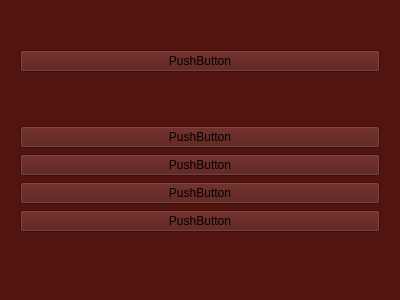
<?xml version="1.0" encoding="UTF-8"?>
<ui version="4.0">
 <class>Form</class>
 <widget class="QWidget" name="Form">
  <property name="geometry">
   <rect>
    <x>0</x>
    <y>0</y>
    <width>400</width>
    <height>300</height>
   </rect>
  </property>
  <property name="windowTitle">
   <string>Form</string>
  </property>
  <property name="styleSheet">
   <string notr="true">background-color: rgb(81, 20, 15)</string>
  </property>
  <layout class="QVBoxLayout" name="verticalLayout_2">
   <item>
    <widget class="QWidget" name="widget" native="true">
     <property name="minimumSize">
      <size>
       <width>0</width>
       <height>100</height>
      </size>
     </property>
     <layout class="QHBoxLayout" name="horizontalLayout_2">
      <item>
       <widget class="QPushButton" name="pushButton">
        <property name="text">
         <string>PushButton</string>
        </property>
       </widget>
      </item>
     </layout>
    </widget>
   </item>
   <item>
    <widget class="QWidget" name="widget_2" native="true">
     <layout class="QVBoxLayout" name="verticalLayout">
      <item>
       <widget class="QPushButton" name="pushButton_2">
        <property name="text">
         <string>PushButton</string>
        </property>
       </widget>
      </item>
      <item>
       <widget class="QPushButton" name="pushButton_5">
        <property name="text">
         <string>PushButton</string>
        </property>
       </widget>
      </item>
      <item>
       <widget class="QPushButton" name="pushButton_4">
        <property name="text">
         <string>PushButton</string>
        </property>
       </widget>
      </item>
      <item>
       <widget class="QPushButton" name="pushButton_3">
        <property name="text">
         <string>PushButton</string>
        </property>
       </widget>
      </item>
      <item>
       <spacer name="verticalSpacer">
        <property name="orientation">
         <enum>Qt::Vertical</enum>
        </property>
        <property name="sizeHint" stdset="0">
         <size>
          <width>20</width>
          <height>40</height>
         </size>
        </property>
       </spacer>
      </item>
     </layout>
    </widget>
   </item>
  </layout>
 </widget>
 <resources/>
 <connections/>
</ui>
